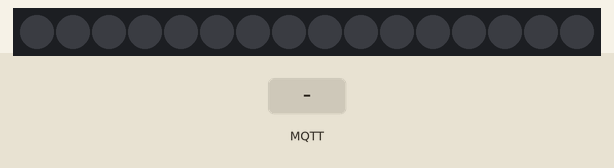
A sketch run on a simulated ESP32. Shown: 16 RGB LEDs in strip order, left to right. The inputs (shaded band) are chosen by the test bench. Dim RGB values are drawn brighter than linear; WiFi joins after 1.5 s; servers stay silent unless stated; no MQTT or app messages arrive unless stated; what the sketch prints to the serial monitor is not drawn.

Above: at 2.7 s.
2.8 s: MQTT message "0" arrives on the first subscribed topic
At 4.3 s:
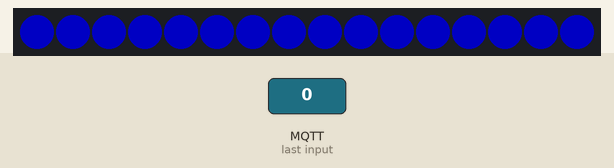
4.6 s: MQTT message "1" arrives on the first subscribed topic
At 5.5 s:
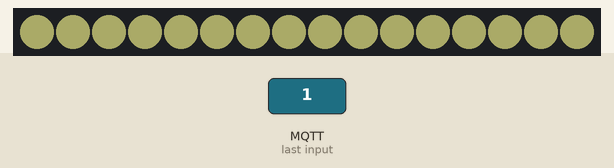
6.5 s: MQTT message "2" arrives on the first subscribed topic
At 7.4 s:
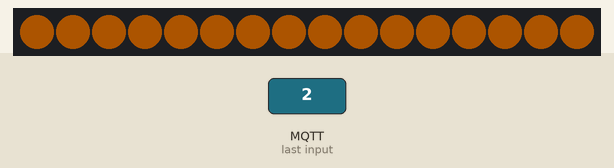
8.4 s: MQTT message "5" arrives on the first subscribed topic
At 10.0 s:
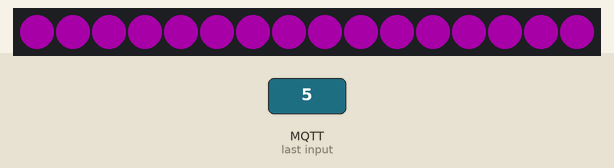
10.3 s: MQTT message "3" arrives on the first subscribed topic
At 10.36 s:
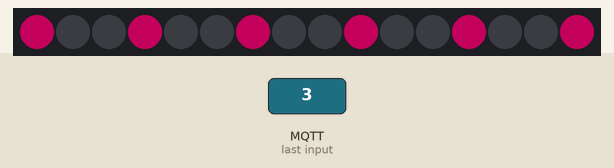
12.1 s: MQTT message "4" arrives on the first subscribed topic
At 13.4 s:
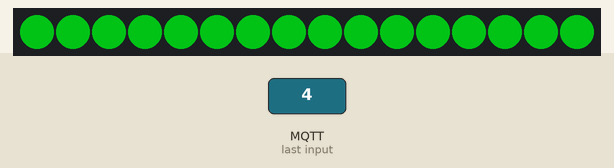
Timing chart, 0 to 14.8 s (numbered marks = the images above; inputs shaded):
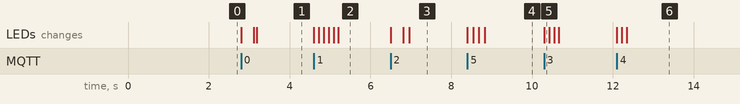

Measured:
- after the input at 2.8 s, the LEDs: first change at once (image 1 shows a later state)
- after the input at 4.6 s, the LEDs: first change at once (image 2 shows a later state)
- after the input at 6.5 s, the LEDs: first change at once (image 3 shows a later state)
- after the input at 8.4 s, the LEDs: first change at once (image 4 shows a later state)
- after the input at 10.3 s, the LEDs: change at once (image 5)
- after the input at 12.1 s, the LEDs: change at once (image 6)

The sketch:

ESP32.ino
```cpp
#include <WiFi.h>
#include <PubSubClient.h>
#include <Adafruit_NeoPixel.h>

const char* ssid = "Alan";
const char* password = "hola12345";
const char* mqtt_server = "172.20.10.2";
const char* topic = "musica";

#define PIN_DATOS   23
#define NUM_LEDS    16

IPAddress local_IP(172, 20, 10, 3);
IPAddress gateway(172, 20, 10, 1);
IPAddress subnet(255, 255, 255, 240);
IPAddress primaryDNS(8, 8, 8, 8);

Adafruit_NeoPixel aro(NUM_LEDS, PIN_DATOS, NEO_GRB + NEO_KHZ800);
WiFiClient espClient;
PubSubClient client(espClient);

// Animaciones para la respuesta del modelo

void mostrarColorFijo(uint32_t color) {
  for(int i = 0; i < aro.numPixels(); i++) aro.setPixelColor(i, color);
  aro.show();
}

// Barrido veloz de leds
void animacionBarridoRapido(uint32_t color, int espera) {
  for (int i = 0; i < aro.numPixels(); i++) {
    aro.setPixelColor(i, color);
    aro.show();
    delay(espera);
  }
}

// Estrobo corto (Ideal para transiciones de electrónica o metal)
void animacionEstroboCorto(uint32_t color, int espera) {
  for (int d = 0; d < 3; d++) { // Solo 3 destellos rápidos
    mostrarColorFijo(color);
    delay(espera);
    mostrarColorFijo(aro.Color(0,0,0));
    delay(espera);
  }
  mostrarColorFijo(color);
}

// Giro rápido de 2 vueltas
void animacionGiroCorto(uint32_t color, int espera) {
  for (int c = 0; c < 2; c++) {
    for (int q = 0; q < 3; q++) {
      for (int i = 0; i < aro.numPixels(); i++) {
        if ((i + q) % 3 == 0) aro.setPixelColor(i, color);
        else aro.setPixelColor(i, 0);
      }
      aro.show();
      delay(espera);
    }
  }
  mostrarColorFijo(color);
}

void animacionReggae() {
  for (int i = 0; i < aro.numPixels(); i++) {
    if (i < 5)  aro.setPixelColor(i, aro.Color(0, 255, 0));
    else if (i < 11) aro.setPixelColor(i, aro.Color(255, 200, 0));
    else aro.setPixelColor(i, aro.Color(255, 0, 0));
  }
  aro.show();
}

void callback(char* topic, byte* payload, unsigned int length) {
  payload[length] = '\0';
  int id_genero = atoi((char*)payload);

  Serial.print("\n🎵 Cambio detectado! Ejecutando animación para ID: ");
  Serial.println(id_genero);

  switch(id_genero) {
    case 0: // BLUES
      animacionBarridoRapido(aro.Color(0, 0, 255), 25);
      break;
    case 1: // CLASSICAL
      animacionBarridoRapido(aro.Color(130, 130, 80), 40);
      break;
    case 2: // COUNTRY
      animacionBarridoRapido(aro.Color(140, 70, 0), 30);
      break;
    case 3: // DISCO
      animacionGiroCorto(aro.Color(255, 0, 120), 60);
      break;
    case 4: // ELECTRONICA
      animacionEstroboCorto(aro.Color(0, 255, 30), 40);
      break;
    case 5: // HIPHOP
      animacionGiroCorto(aro.Color(120, 0, 120), 70);
      break;
    case 6: // JAZZ
      animacionBarridoRapido(aro.Color(240, 160, 0), 25);
      break;
    case 7: // METAL
      animacionEstroboCorto(aro.Color(240, 0, 0), 35);
      break;
    case 8: // POP
      animacionBarridoRapido(aro.Color(0, 240, 240), 20);
      break;
    case 9: // REGGAE
      animacionReggae();
      break;
    case 10: // ROCK
      animacionBarridoRapido(aro.Color(240, 35, 0), 30);
      break;
    default:
      mostrarColorFijo(aro.Color(20, 20, 20));
      break;
  }
}

void setup() {
  Serial.begin(9600);
  aro.begin();
  aro.setBrightness(90);
  aro.show();

  if(!WiFi.config(local_IP, gateway, subnet, primaryDNS)){
    Serial.println("Fallo en la configuracion de la IP estattica");
  }

  WiFi.begin(ssid, password);
  while (WiFi.status() != WL_CONNECTED) { delay(500); Serial.print("."); }
  Serial.println("\n¡WiFi Conectado! IP: ");
  Serial.println(WiFi.localIP());

  client.setServer(mqtt_server, 1883);
  client.setCallback(callback);
}

void reconnect() {
  while (!client.connected()) {
    if (client.connect("ESP32_Prueba")) {
      Serial.println("¡Conectado a Mosquitto!");
      client.subscribe(topic);
    } else {
      delay(3000);
    }
  }
}

void loop() {
  if (!client.connected()) reconnect();
  client.loop();
}
```
